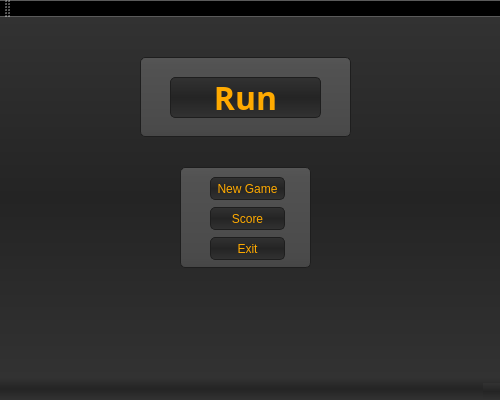
<?xml version="1.0" encoding="UTF-8"?>
<ui version="4.0">
 <class>MainWindow</class>
 <widget class="QMainWindow" name="MainWindow">
  <property name="geometry">
   <rect>
    <x>0</x>
    <y>0</y>
    <width>500</width>
    <height>400</height>
   </rect>
  </property>
  <property name="windowTitle">
   <string>MainWindow</string>
  </property>
  <property name="styleSheet">
   <string notr="true">background-color: QLinearGradient(x1:0, y1:0, x2:0, y2:1, stop:0 #323232, stop: 0.5 #242424, stop:1 #323232);</string>
  </property>
  <widget class="QWidget" name="centralWidget">
   <widget class="QGroupBox" name="mainmenuGroupBox">
    <property name="geometry">
     <rect>
      <x>180</x>
      <y>150</y>
      <width>131</width>
      <height>101</height>
     </rect>
    </property>
    <property name="styleSheet">
     <string notr="true">selection-background-color: #ffaa00;
    background-color: QLinearGradient( x1: 0, y1: 0, x2: 0, y2: 1, stop: 0 #565656, stop: 0.1 #525252, stop: 0.5 #4e4e4e, stop: 0.9 #4a4a4a, stop: 1 #464646);
    border-style: solid;
    border: 1px solid #1e1e1e;
    border-radius: 5;</string>
    </property>
    <property name="title">
     <string/>
    </property>
    <widget class="QPushButton" name="newButton">
     <property name="geometry">
      <rect>
       <x>30</x>
       <y>10</y>
       <width>75</width>
       <height>23</height>
      </rect>
     </property>
     <property name="styleSheet">
      <string notr="true">text-align: center;
spacing: 1px; /* spacing between items in the tool bar */
background-color: QLinearGradient(x1:0, y1:0, x2:0, y2:1, stop:0 #323232, stop: 0.5 #242424, stop:1 #323232);
color: rgb(255, 170, 0)</string>
     </property>
     <property name="text">
      <string>New Game</string>
     </property>
    </widget>
    <widget class="QPushButton" name="exitButton">
     <property name="geometry">
      <rect>
       <x>30</x>
       <y>70</y>
       <width>75</width>
       <height>23</height>
      </rect>
     </property>
     <property name="styleSheet">
      <string notr="true">text-align: center;
spacing: 1px; /* spacing between items in the tool bar */
background-color: QLinearGradient(x1:0, y1:0, x2:0, y2:1, stop:0 #323232, stop: 0.5 #242424, stop:1 #323232);
color: rgb(255, 170, 0)</string>
     </property>
     <property name="text">
      <string>Exit</string>
     </property>
    </widget>
    <widget class="QPushButton" name="highscoreButton">
     <property name="geometry">
      <rect>
       <x>30</x>
       <y>40</y>
       <width>75</width>
       <height>23</height>
      </rect>
     </property>
     <property name="styleSheet">
      <string notr="true">text-align: center;
spacing: 1px; /* spacing between items in the tool bar */
background-color: QLinearGradient(x1:0, y1:0, x2:0, y2:1, stop:0 #323232, stop: 0.5 #242424, stop:1 #323232);
color: rgb(255, 170, 0)</string>
     </property>
     <property name="text">
      <string>Score</string>
     </property>
    </widget>
   </widget>
   <widget class="QGroupBox" name="titleBox">
    <property name="geometry">
     <rect>
      <x>140</x>
      <y>40</y>
      <width>211</width>
      <height>80</height>
     </rect>
    </property>
    <property name="styleSheet">
     <string notr="true">selection-background-color: #ffaa00;
    background-color: QLinearGradient( x1: 0, y1: 0, x2: 0, y2: 1, stop: 0 #565656, stop: 0.1 #525252, stop: 0.5 #4e4e4e, stop: 0.9 #4a4a4a, stop: 1 #464646);
    border-style: solid;
    border: 1px solid #1e1e1e;
    border-radius: 5;</string>
    </property>
    <property name="title">
     <string/>
    </property>
    <widget class="QLabel" name="gameTitle">
     <property name="geometry">
      <rect>
       <x>30</x>
       <y>20</y>
       <width>151</width>
       <height>41</height>
      </rect>
     </property>
     <property name="font">
      <font>
       <family>Berlin Sans FB</family>
       <pointsize>24</pointsize>
       <weight>75</weight>
       <bold>true</bold>
      </font>
     </property>
     <property name="styleSheet">
      <string notr="true">text-align: center;
spacing: 1px; /* spacing between items in the tool bar */
background-color: QLinearGradient(x1:0, y1:0, x2:0, y2:1, stop:0 #323232, stop: 0.5 #242424, stop:1 #323232);
color: rgb(255, 170, 0)</string>
     </property>
     <property name="text">
      <string>Run</string>
     </property>
     <property name="alignment">
      <set>Qt::AlignCenter</set>
     </property>
    </widget>
   </widget>
  </widget>
  <widget class="QMenuBar" name="menuBar">
   <property name="geometry">
    <rect>
     <x>0</x>
     <y>0</y>
     <width>500</width>
     <height>21</height>
    </rect>
   </property>
  </widget>
  <widget class="QToolBar" name="mainToolBar">
   <attribute name="toolBarArea">
    <enum>TopToolBarArea</enum>
   </attribute>
   <attribute name="toolBarBreak">
    <bool>false</bool>
   </attribute>
  </widget>
  <widget class="QStatusBar" name="statusBar"/>
 </widget>
 <layoutdefault spacing="6" margin="11"/>
 <resources/>
 <connections>
  <connection>
   <sender>exitButton</sender>
   <signal>clicked()</signal>
   <receiver>MainWindow</receiver>
   <slot>close()</slot>
   <hints>
    <hint type="sourcelabel">
     <x>278</x>
     <y>275</y>
    </hint>
    <hint type="destinationlabel">
     <x>402</x>
     <y>244</y>
    </hint>
   </hints>
  </connection>
 </connections>
</ui>
